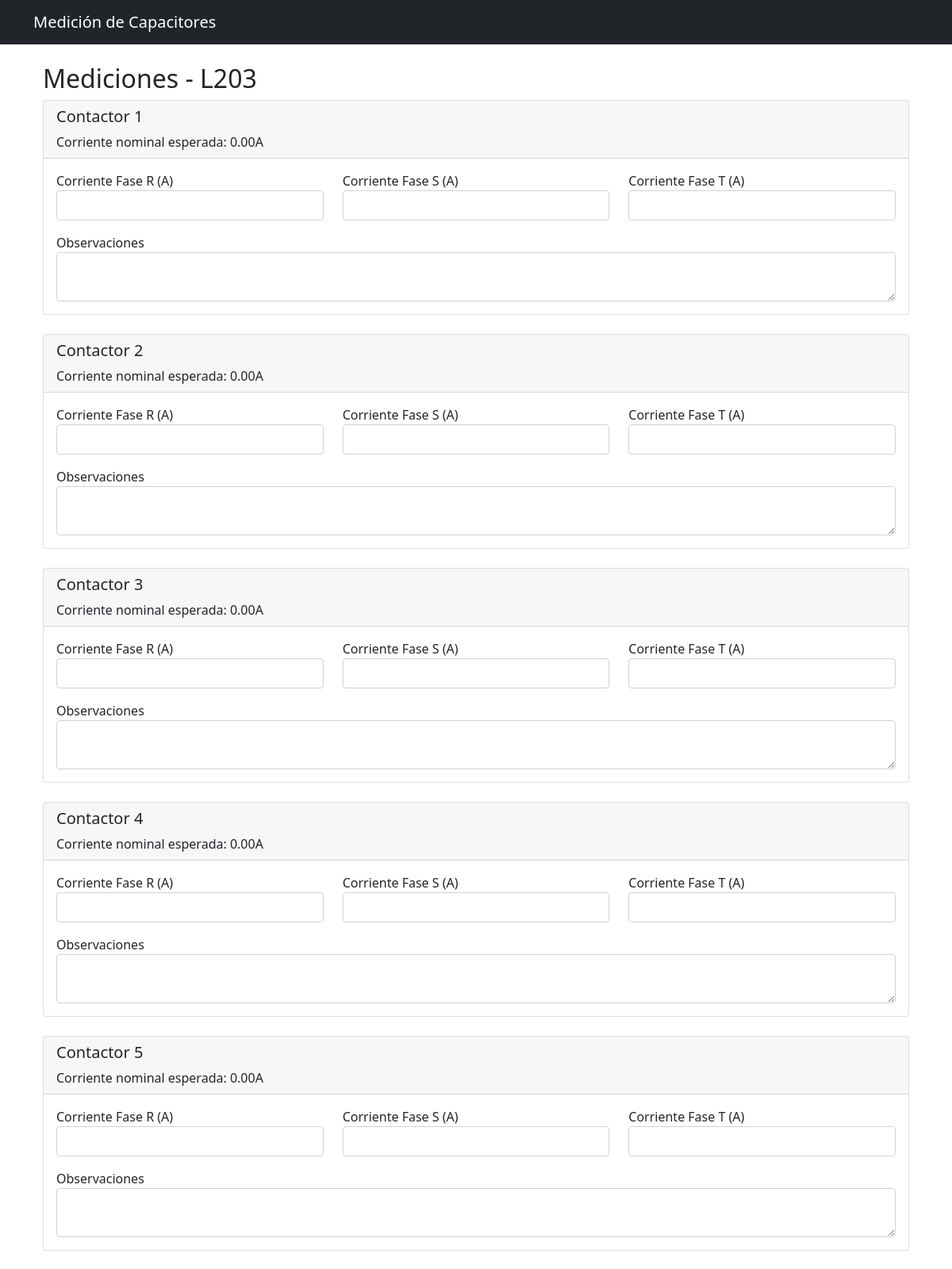
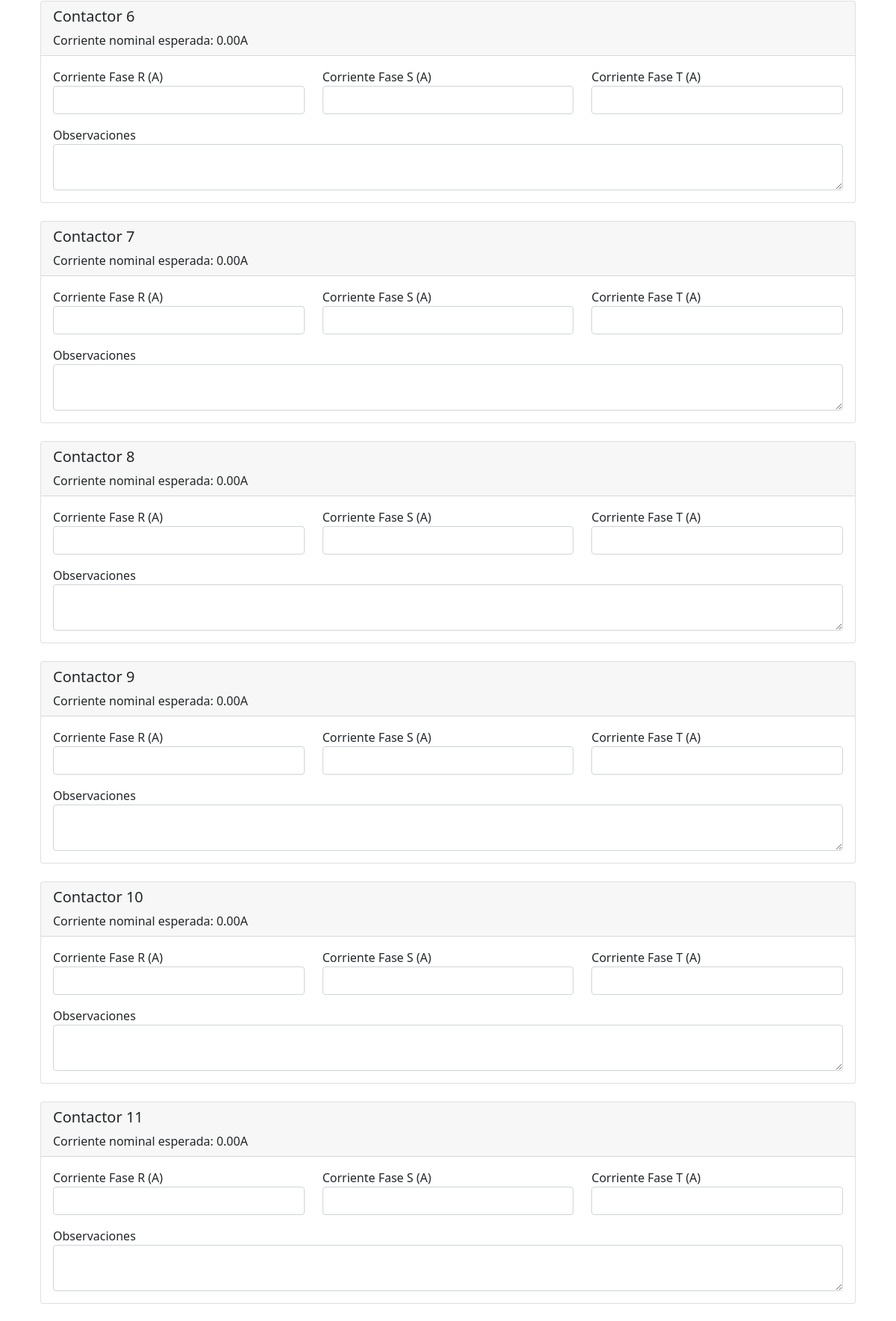
Page /location/1/measure/ (upper part) on the committed database (2 pictures, top to bottom).
### plc_address/models.py (models this page shows, shortened)
class Location(models.Model):
    name = models.CharField(max_length=200, verbose_name="Nombre de ubicación")
    description = models.TextField(blank=True, verbose_name="Descripción")
    is_configured = models.BooleanField(default=False, verbose_name="Configuración completada")
    created_at = models.DateTimeField(auto_now_add=True)
    updated_at = models.DateTimeField(auto_now=True)

class Contactor(models.Model):
    location = models.ForeignKey(Location, on_delete=models.CASCADE, related_name='contactors')
    number = models.IntegerField(verbose_name="Número de contactor")
    is_configured = models.BooleanField(default=False, verbose_name="Configuración completada")

### plc_address/views.py (the view, shortened to what this page needs)
def measurement_form(request, location_id):
    location = get_object_or_404(Location, id=location_id)
    contactors = location.contactors.all()
    contactor_data = []
    for contactor in contactors:
        expected_current = sum(cap.kvar_value.amperage for cap in contactor.capacitors.all())
        contactor_data.append({
            'contactor': contactor,
            'expected_current': expected_current,
            'form': MeasurementForm()
        })
    return render(request, 'capacitors/measurement_form.html', {
        'location': location,
        'contactor_data': contactor_data
    })

### plc_address/templates/capacitors/measurement_form.html (shortened to what this page needs)
{% extends 'capacitors/base.html' %}
{% block content %}
<div class="container">
    <h2>Mediciones - {{ location.name }}</h2>
    <form method="post">
        {% for data in contactor_data %}
        <div class="card mb-4">
            <div class="card-header">
                <h5>Contactor {{ data.contactor.number }}</h5>
                <p class="mb-0">Corriente nominal esperada: {{ data.expected_current|floatformat:2 }}A</p>
            </div>
            <div class="card-body">
                <div class="row">
                    <div class="col-md-4">
                        <div class="form-group">
                            <label>Corriente Fase R (A)</label>
                            <input type="number"
                                   step="0.01"
                                   name="current_r_{{ data.contactor.id }}"
                                   class="form-control"
                                   required>
                        </div>
                    </div>
                    <div class="col-md-4">
                        <div class="form-group">
                            <label>Corriente Fase S (A)</label>
                            <input type="number"
                                   step="0.01"
                                   name="current_s_{{ data.contactor.id }}"
                                   class="form-control"
                                   required>
                        </div>
                    </div>
                    <div class="col-md-4">
                        <div class="form-group">
                            <label>Corriente Fase T (A)</label>
                            <input type="number"
                                   step="0.01"
                                   name="current_t_{{ data.contactor.id }}"
                                   class="form-control"
                                   required>
                        </div>
                    </div>
                </div>
                <div class="row mt-3">
                    <div class="col-12">
                        <div class="form-group">
                            <label>Observaciones</label>
                            <textarea name="notes_{{ data.contactor.id }}"
                                      class="form-control"
                                      rows="2"></textarea>
                        </div>
                    </div>
                </div>
            </div>
        </div>
        {% endfor %}
    </form>
</div>
{% endblock %}

### rows in the picture
Location: name "L203"
Contactor: contactor.number "1", expected_current "0.00"
Contactor: contactor.number "2", expected_current "0.00"
Contactor: contactor.number "3", expected_current "0.00"
Contactor: contactor.number "4", expected_current "0.00"
Contactor: contactor.number "5", expected_current "0.00"
Contactor: contactor.number "6", expected_current "0.00"
Contactor: contactor.number "7", expected_current "0.00"
Contactor: contactor.number "8", expected_current "0.00"
Contactor: contactor.number "9", expected_current "0.00"
Contactor: contactor.number "10", expected_current "0.00"
Contactor: contactor.number "11", expected_current "0.00"
